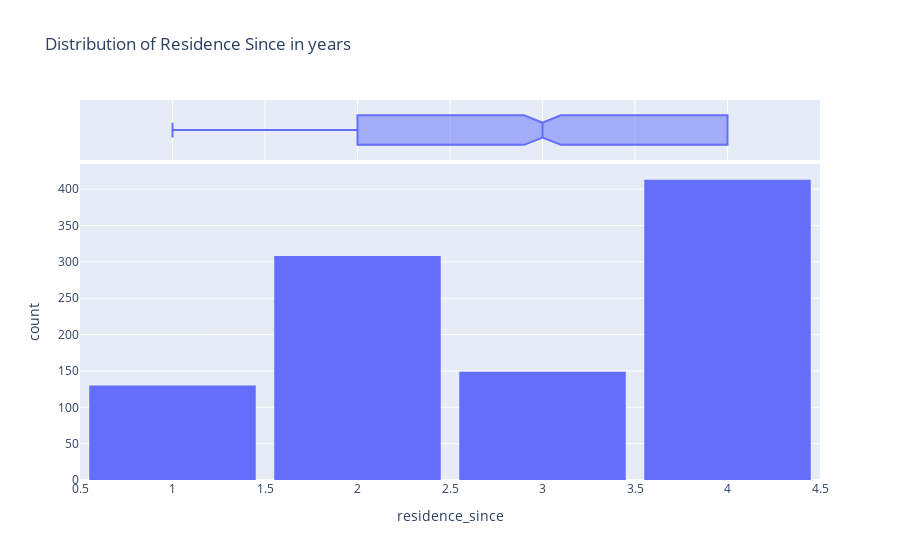

The notebook cell this image was saved under:
### Code cell
# Distribution of Present Residence Since
fig = px.histogram(df,
                   x = 'residence_since',
                   marginal = 'box',
                   title='Distribution of Residence Since in years')
fig.update_layout(bargap=0.1)
fig.show()

### Figure 1 — Plotly figure (JSON) as saved in the notebook; plotly's stock layout.template omitted (floating-point values rounded to 4 significant figures; data arrays with more than 128 entries replaced by an {"elided": "..."} marker saying what was removed)
{"data": [{"bingroup": "x", "hovertemplate": "residence_since=%{x}<br>count=%{y}<extra></extra>", "legendgroup": "", "marker": {"color": "#636efa", "pattern": {"shape": ""}}, "name": "", "orientation": "v", "showlegend": false, "type": "histogram", "x": {"elided": "1000 int values"}, "xaxis": "x", "yaxis": "y"}, {"hovertemplate": "residence_since=%{x}<extra></extra>", "legendgroup": "", "marker": {"color": "#636efa"}, "name": "", "notched": true, "showlegend": false, "type": "box", "x": {"elided": "1000 int values"}, "xaxis": "x2", "yaxis": "y2"}], "layout": {"bargap": 0.1, "barmode": "relative", "legend": {"tracegroupgap": 0}, "title": {"text": "Distribution of Residence Since in years"}, "xaxis": {"anchor": "y", "domain": [0, 1], "title": {"text": "residence_since"}}, "xaxis2": {"anchor": "y2", "domain": [0, 1], "matches": "x", "showgrid": true, "showticklabels": false}, "yaxis": {"anchor": "x", "domain": [0, 0.8316], "title": {"text": "count"}}, "yaxis2": {"anchor": "x2", "domain": [0.8416, 1], "matches": "y2", "showgrid": false, "showline": false, "showticklabels": false, "ticks": ""}}}
